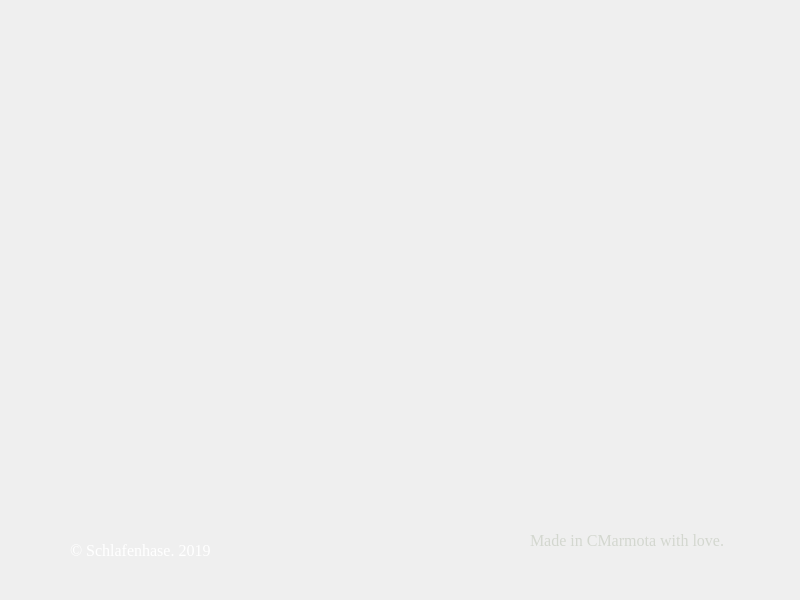
<?xml version="1.0" encoding="UTF-8"?>
<ui version="4.0">
 <class>Menu</class>
 <widget class="QMainWindow" name="Menu">
  <property name="geometry">
   <rect>
    <x>0</x>
    <y>0</y>
    <width>800</width>
    <height>600</height>
   </rect>
  </property>
  <property name="windowTitle">
   <string>Scrabble</string>
  </property>
  <widget class="QWidget" name="centralwidget">
   <widget class="QLabel" name="background">
    <property name="geometry">
     <rect>
      <x>0</x>
      <y>0</y>
      <width>800</width>
      <height>600</height>
     </rect>
    </property>
    <property name="text">
     <string/>
    </property>
    <property name="pixmap">
     <pixmap resource="assets/resources.qrc">:/background</pixmap>
    </property>
    <property name="scaledContents">
     <bool>true</bool>
    </property>
   </widget>
   <widget class="QPushButton" name="playButton">
    <property name="enabled">
     <bool>true</bool>
    </property>
    <property name="geometry">
     <rect>
      <x>250</x>
      <y>290</y>
      <width>281</width>
      <height>201</height>
     </rect>
    </property>
    <property name="mouseTracking">
     <bool>false</bool>
    </property>
    <property name="autoFillBackground">
     <bool>false</bool>
    </property>
    <property name="styleSheet">
     <string notr="true">border: 0px</string>
    </property>
    <property name="text">
     <string/>
    </property>
    <property name="icon">
     <iconset resource="assets/resources.qrc">
      <normaloff>:/play</normaloff>
      <normalon>:/playON</normalon>
      <disabledon>:/playON</disabledon>
      <activeon>:/playON</activeon>
      <selectedon>:/playON</selectedon>:/play</iconset>
    </property>
    <property name="iconSize">
     <size>
      <width>250</width>
      <height>250</height>
     </size>
    </property>
    <property name="checkable">
     <bool>true</bool>
    </property>
    <property name="autoRepeatDelay">
     <number>100</number>
    </property>
   </widget>
   <widget class="QLabel" name="logo">
    <property name="geometry">
     <rect>
      <x>140</x>
      <y>120</y>
      <width>501</width>
      <height>151</height>
     </rect>
    </property>
    <property name="text">
     <string/>
    </property>
    <property name="pixmap">
     <pixmap resource="assets/resources.qrc">:/logo</pixmap>
    </property>
    <property name="scaledContents">
     <bool>true</bool>
    </property>
   </widget>
   <widget class="QLabel" name="info">
    <property name="geometry">
     <rect>
      <x>530</x>
      <y>530</y>
      <width>201</width>
      <height>21</height>
     </rect>
    </property>
    <property name="font">
     <font>
      <family>Liberation Serif</family>
      <pointsize>12</pointsize>
     </font>
    </property>
    <property name="text">
     <string>&lt;html&gt;&lt;head/&gt;&lt;body&gt;&lt;p&gt;&lt;span style=&quot; color:#d3d7cf;&quot;&gt;Made in CMarmota with love.&lt;/span&gt;&lt;/p&gt;&lt;/body&gt;&lt;/html&gt;</string>
    </property>
   </widget>
   <widget class="QLabel" name="copyright">
    <property name="geometry">
     <rect>
      <x>70</x>
      <y>540</y>
      <width>181</width>
      <height>21</height>
     </rect>
    </property>
    <property name="font">
     <font>
      <family>Liberation Serif</family>
      <pointsize>12</pointsize>
     </font>
    </property>
    <property name="styleSheet">
     <string notr="true">color: white
</string>
    </property>
    <property name="text">
     <string>&lt;html&gt;&lt;head/&gt;&lt;body&gt;&lt;p&gt;© Schlafenhase. 2019&lt;/p&gt;&lt;/body&gt;&lt;/html&gt;</string>
    </property>
   </widget>
   <widget class="QLabel" name="label">
    <property name="geometry">
     <rect>
      <x>20</x>
      <y>18</y>
      <width>761</width>
      <height>571</height>
     </rect>
    </property>
    <property name="text">
     <string/>
    </property>
    <property name="pixmap">
     <pixmap resource="assets/resources.qrc">:/goldframe.png</pixmap>
    </property>
    <property name="scaledContents">
     <bool>true</bool>
    </property>
   </widget>
   <widget class="QPushButton" name="infoButton">
    <property name="geometry">
     <rect>
      <x>370</x>
      <y>530</y>
      <width>31</width>
      <height>31</height>
     </rect>
    </property>
    <property name="styleSheet">
     <string notr="true">border:0px</string>
    </property>
    <property name="text">
     <string/>
    </property>
    <property name="icon">
     <iconset resource="assets/resources.qrc">
      <normaloff>:/aboutIcon.png</normaloff>:/aboutIcon.png</iconset>
    </property>
    <property name="iconSize">
     <size>
      <width>40</width>
      <height>40</height>
     </size>
    </property>
   </widget>
   <zorder>background</zorder>
   <zorder>label</zorder>
   <zorder>playButton</zorder>
   <zorder>logo</zorder>
   <zorder>info</zorder>
   <zorder>copyright</zorder>
   <zorder>infoButton</zorder>
  </widget>
 </widget>
 <resources>
  <include location="assets/resources.qrc"/>
 </resources>
 <connections/>
</ui>
